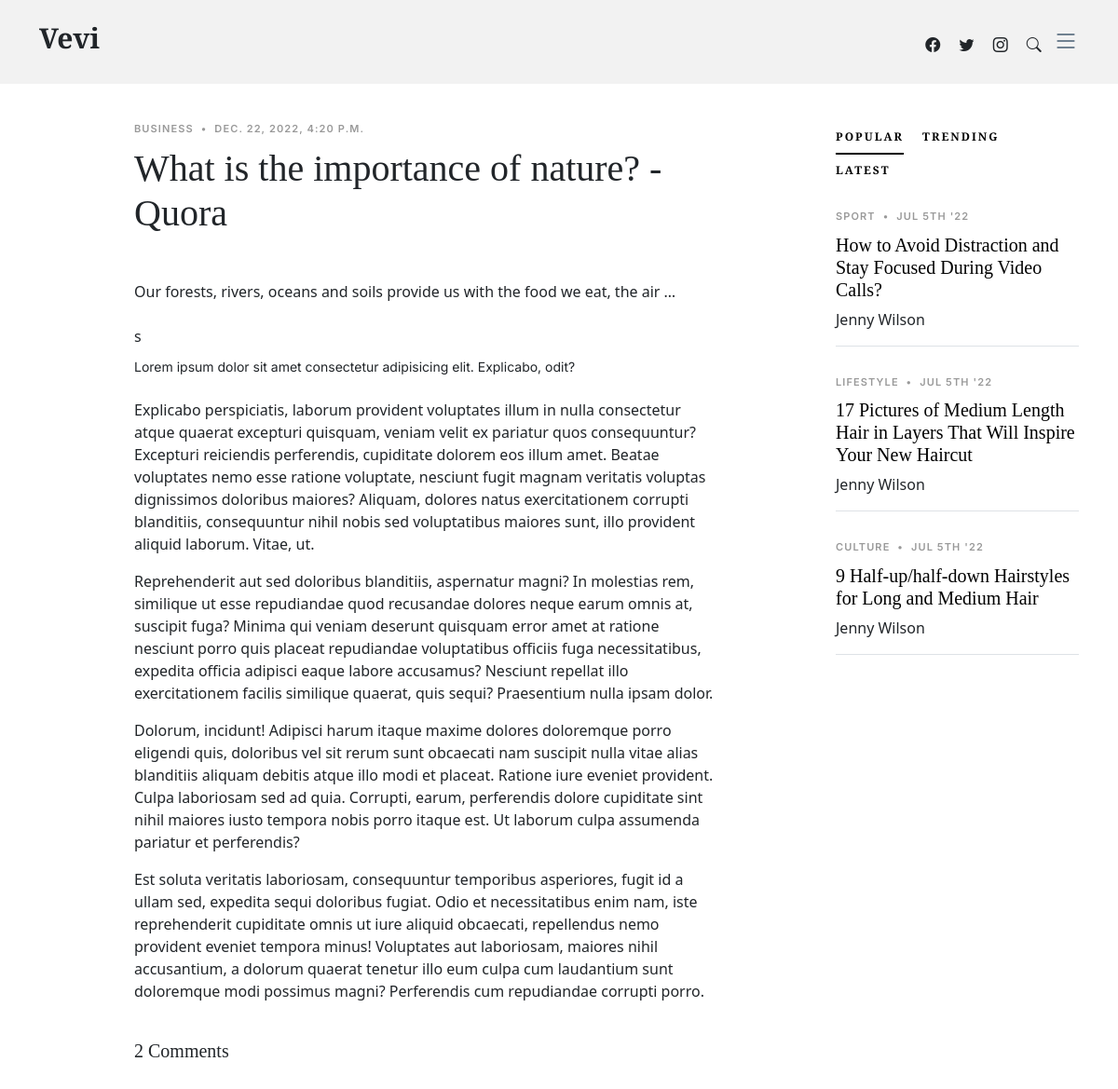
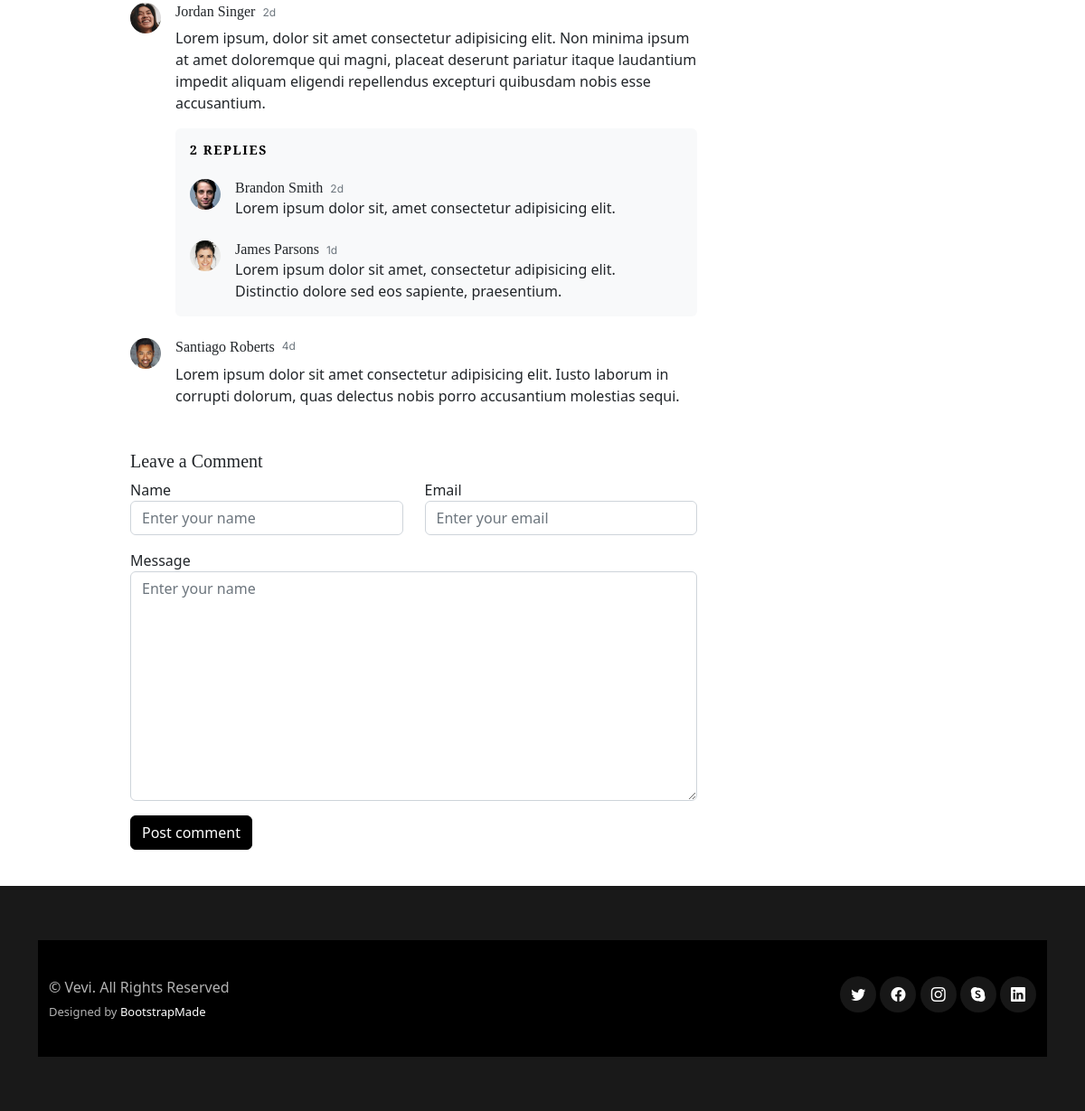
Page /post/13 on the committed database (2 pictures, top to bottom).
### blogger/models.py (models this page shows, shortened)
class Blog(models.Model):
    title = models.CharField(max_length=100)
    content = models.TextField()
    author = models.ForeignKey(User, on_delete=models.CASCADE, null=True)
    created_at = models.DateTimeField(default=datetime.now, blank=True)

### blogger/views.py (the view)
# urls.py: path('post/<str:pk>', BlogDetailView.as_view(), name='blogger-detail'),
class BlogDetailView(DetailView):
    model = Blog

### blogger/templates/blogger/blog_detail.html (shortened to what this page needs)
{% load static %}
<!DOCTYPE html>
<html lang="en">
<head>
  <link href="{% static 'assets/vendor/bootstrap/css/bootstrap.min.css' %}" rel="stylesheet">
  <link href="{% static 'assets/vendor/bootstrap-icons/bootstrap-icons.css' %}" rel="stylesheet">
  <link href="{% static 'assets/vendor/swiper/swiper-bundle.min.css' %}" rel="stylesheet">
  <link href="{% static 'assets/vendor/glightbox/css/glightbox.min.css' %}" rel="stylesheet">
  <link href="{% static 'assets/vendor/aos/aos.css' %}" rel="stylesheet">
  <link href="{% static 'assets/css/variables.css' %}" rel="stylesheet">
  <link href="{% static 'assets/css/main.css' %}" rel="stylesheet">
</head>
<body>
  <header id="header" class="header d-flex align-items-center fixed-top">
    <div class="container-fluid container-xl d-flex align-items-center justify-content-between">
      <a href="index.html" class="logo d-flex align-items-center">
        <h1>Vevi</h1>
      </a>
      <div class="position-relative">
        <a href="#" class="mx-2"><span class="bi-facebook"></span></a>
        <a href="#" class="mx-2"><span class="bi-twitter"></span></a>
        <a href="#" class="mx-2"><span class="bi-instagram"></span></a>
        <a href="#" class="mx-2 js-search-open"><span class="bi-search"></span></a>
        <i class="bi bi-list mobile-nav-toggle"></i>
      </div>
    </div>
  </header>
  <main id="main">
    <section class="single-post-content">
      <div class="container">
        <div class="row">
          <div class="col-md-9 post-content" data-aos="fade-up">
            <div class="single-post">
              <div class="post-meta"><span class="date">Business</span> <span class="mx-1">&bullet;</span> <span>{{object.created_at}}</span></div>
              <h1 class="mb-5">{{object.title}}</h1>
              <p>{{ object.content | truncatewords:15}}</p>
              <figure class="my-4">
                <img src="{{object.image.url}}" alt="" class="img-fluid">s
                <figcaption>Lorem ipsum dolor sit amet consectetur adipisicing elit. Explicabo, odit? </figcaption>
              </figure>
              <p>Explicabo perspiciatis, laborum provident voluptates illum in nulla consectetur atque quaerat excepturi quisquam, veniam velit ex pariatur quos consequuntur? Excepturi reiciendis perferendis, cupiditate dolorem eos illum amet. Beatae voluptates nemo esse ratione voluptate, nesciunt fugit magnam veritatis voluptas dignissimos doloribus maiores? Aliquam, dolores natus exercitationem corrupti blanditiis, consequuntur nihil nobis sed voluptatibus maiores sunt, illo provident aliquid laborum. Vitae, ut.</p>
              <p>Reprehenderit aut sed doloribus blanditiis, aspernatur magni? In molestias rem, similique ut esse repudiandae quod recusandae dolores neque earum omnis at, suscipit fuga? Minima qui veniam deserunt quisquam error amet at ratione nesciunt porro quis placeat repudiandae voluptatibus officiis fuga necessitatibus, expedita officia adipisci eaque labore accusamus? Nesciunt repellat illo exercitationem facilis similique quaerat, quis sequi? Praesentium nulla ipsam dolor.</p>
              <p>Dolorum, incidunt! Adipisci harum itaque maxime dolores doloremque porro eligendi quis, doloribus vel sit rerum sunt obcaecati nam suscipit nulla vitae alias blanditiis aliquam debitis atque illo modi et placeat. Ratione iure eveniet provident. Culpa laboriosam sed ad quia. Corrupti, earum, perferendis dolore cupiditate sint nihil maiores iusto tempora nobis porro itaque est. Ut laborum culpa assumenda pariatur et perferendis?</p>
              <p>Est soluta veritatis laboriosam, consequuntur temporibus asperiores, fugit id a ullam sed, expedita sequi doloribus fugiat. Odio et necessitatibus enim nam, iste reprehenderit cupiditate omnis ut iure aliquid obcaecati, repellendus nemo provident eveniet tempora minus! Voluptates aut laboriosam, maiores nihil accusantium, a dolorum quaerat tenetur illo eum culpa cum laudantium sunt doloremque modi possimus magni? Perferendis cum repudiandae corrupti porro.</p>
            </div>
            <div class="comments">
              <h5 class="comment-title py-4">2 Comments</h5>
              <div class="comment d-flex mb-4">
                <div class="flex-shrink-0">
                  <div class="avatar avatar-sm rounded-circle">
                    <img class="avatar-img" src="assets/img/person-5.jpg" alt="" class="img-fluid">
                  </div>
                </div>
                <div class="flex-grow-1 ms-2 ms-sm-3">
                  <div class="comment-meta d-flex align-items-baseline">
                    <h6 class="me-2">Jordan Singer</h6>
                    <span class="text-muted">2d</span>
                  </div>
                  <div class="comment-body">
                    Lorem ipsum, dolor sit amet consectetur adipisicing elit. Non minima ipsum at amet doloremque qui magni, placeat deserunt pariatur itaque laudantium impedit aliquam eligendi repellendus excepturi quibusdam nobis esse accusantium.
                  </div>
                  <div class="comment-replies bg-light p-3 mt-3 rounded">
                    <h6 class="comment-replies-title mb-4 text-muted text-uppercase">2 replies</h6>
                    <div class="reply d-flex mb-4">
                      <div class="flex-shrink-0">
                        <div class="avatar avatar-sm rounded-circle">
                          <img class="avatar-img" src="assets/img/person-4.jpg" alt="" class="img-fluid">
                        </div>
                      </div>
                      <div class="flex-grow-1 ms-2 ms-sm-3">
                        <div class="reply-meta d-flex align-items-baseline">
                          <h6 class="mb-0 me-2">Brandon Smith</h6>
                          <span class="text-muted">2d</span>
                        </div>
                        <div class="reply-body">
                          Lorem ipsum dolor sit, amet consectetur adipisicing elit.
                        </div>
                      </div>
                    </div>
                    <div class="reply d-flex">
                      <div class="flex-shrink-0">
                        <div class="avatar avatar-sm rounded-circle">
                          <img class="avatar-img" src="assets/img/person-3.jpg" alt="" class="img-fluid">
                        </div>
                      </div>
                      <div class="flex-grow-1 ms-2 ms-sm-3">
                        <div class="reply-meta d-flex align-items-baseline">
                          <h6 class="mb-0 me-2">James Parsons</h6>
                          <span class="text-muted">1d</span>
                        </div>
                        <div class="reply-body">
                          Lorem ipsum dolor sit amet, consectetur adipisicing elit. Distinctio dolore sed eos sapiente, praesentium.
                        </div>
                      </div>
                    </div>
                  </div>
                </div>
              </div>
              <div class="comment d-flex">
                <div class="flex-shrink-0">
                  <div class="avatar avatar-sm rounded-circle">
                    <img class="avatar-img" src="assets/img/person-2.jpg" alt="" class="img-fluid">
                  </div>
                </div>
                <div class="flex-shrink-1 ms-2 ms-sm-3">
                  <div class="comment-meta d-flex">
                    <h6 class="me-2">Santiago Roberts</h6>
                    <span class="text-muted">4d</span>
                  </div>
                  <div class="comment-body">
                    Lorem ipsum dolor sit amet consectetur adipisicing elit. Iusto laborum in corrupti dolorum, quas delectus nobis porro accusantium molestias sequi.
                  </div>
                </div>
              </div>
            </div>
            <div class="row justify-content-center mt-5">
              <div class="col-lg-12">
                <h5 class="comment-title">Leave a Comment</h5>
                <div class="row">
                  <div class="col-lg-6 mb-3">
                    <label for="comment-name">Name</label>
                    <input type="text" class="form-control" id="comment-name" placeholder="Enter your name">
                  </div>
                  <div class="col-lg-6 mb-3">
                    <label for="comment-email">Email</label>
                    <input type="text" class="form-control" id="comment-email" placeholder="Enter your email">
                  </div>
                  <div class="col-12 mb-3">
                    <label for="comment-message">Message</label>
                    <textarea class="form-control" id="comment-message" placeholder="Enter your name" cols="30" rows="10"></textarea>
                  </div>
                  <div class="col-12">
                    <input type="submit" class="btn btn-primary" value="Post comment">
                  </div>
                </div>
              </div>
            </div>
          </div>
          <div class="col-md-3">
            <div class="aside-block">
              <ul class="nav nav-pills custom-tab-nav mb-4" id="pills-tab" role="tablist">
                <li class="nav-item" role="presentation">
                  <button class="nav-link active" id="pills-popular-tab" data-bs-toggle="pill" data-bs-target="#pills-popular" type="button" role="tab" aria-controls="pills-popular" aria-selected="true">Popular</button>
                </li>
                <li class="nav-item" role="presentation">
                  <button class="nav-link" id="pills-trending-tab" data-bs-toggle="pill" data-bs-target="#pills-trending" type="button" role="tab" aria-controls="pills-trending" aria-selected="false">Trending</button>
                </li>
                <li class="nav-item" role="presentation">
                  <button class="nav-link" id="pills-latest-tab" data-bs-toggle="pill" data-bs-target="#pills-latest" type="button" role="tab" aria-controls="pills-latest" aria-selected="false">Latest</button>
                </li>
              </ul>
              <div class="tab-content" id="pills-tabContent">
                <div class="tab-pane fade show active" id="pills-popular" role="tabpanel" aria-labelledby="pills-popular-tab">
                  <div class="post-entry-1 border-bottom">
                    <div class="post-meta"><span class="date">Sport</span> <span class="mx-1">&bullet;</span> <span>Jul 5th '22</span></div>
                    <h2 class="mb-2"><a href="#">How to Avoid Distraction and Stay Focused During Video Calls?</a></h2>
                    <span class="author mb-3 d-block">Jenny Wilson</span>
                  </div>
                  <div class="post-entry-1 border-bottom">
                    <div class="post-meta"><span class="date">Lifestyle</span> <span class="mx-1">&bullet;</span> <span>Jul 5th '22</span></div>
                    <h2 class="mb-2"><a href="#">17 Pictures of Medium Length Hair in Layers That Will Inspire Your New Haircut</a></h2>
                    <span class="author mb-3 d-block">Jenny Wilson</span>
                  </div>
                  <div class="post-entry-1 border-bottom">
                    <div class="post-meta"><span class="date">Culture</span> <span class="mx-1">&bullet;</span> <span>Jul 5th '22</span></div>
                    <h2 class="mb-2"><a href="#">9 Half-up/half-down Hairstyles for Long and Medium Hair</a></h2>
                    <span class="author mb-3 d-block">Jenny Wilson</span>
                  </div>
                </div>
              </div>
            </div>
          </div>
        </div>
      </div>
    </section>
  </main>
  <footer id="footer" class="footer">
    <div class="footer-content">
      <div class="container">
    <div class="footer-legal">
      <div class="container">
        <div class="row justify-content-between">
          <div class="col-md-6 text-center text-md-start mb-3 mb-md-0">
            <div class="copyright">
              © <strong><span>Vevi</span></strong>. All Rights Reserved
            </div>
            <div class="credits">
              Designed by <a href="https://bootstrapmade.com/">BootstrapMade</a>
            </div>
          </div>
          <div class="col-md-6">
            <div class="social-links mb-3 mb-lg-0 text-center text-md-end">
              <a href="#" class="twitter"><i class="bi bi-twitter"></i></a>
              <a href="#" class="facebook"><i class="bi bi-facebook"></i></a>
              <a href="#" class="instagram"><i class="bi bi-instagram"></i></a>
              <a href="#" class="google-plus"><i class="bi bi-skype"></i></a>
              <a href="#" class="linkedin"><i class="bi bi-linkedin"></i></a>
            </div>
          </div>
        </div>
      </div>
    </div>
  </footer>
</body>
</html>

### blogger/static/assets/css/variables.css (style rules this page uses)
:root { --font-default: 'EB Garamond', system-ui, -apple-system, "Segoe UI", Roboto, "Helvetica Neue", Arial, "Noto Sans", "Liberation Sans", sans-serif, "Apple Color Emoji", "Segoe UI Emoji", "Segoe UI Symbol", "Noto Color Emoji"; --font-primary: 'EB Garamond', serif; --font-secondary: 'Inter', sans-serif; --color-default: #212529; --color-default-rgb: 33, 37, 41; --color-links: #212529; --color-links-hover: #15171a; --color-primary: #212529; --color-primary-light: #26282c; --color-primary-dark: #0b0c0e; --color-primary-rgb: 33, 37, 41; --color-primary-light-rgb: 38, 40, 44; --color-primary-dark-rgb: 11, 12, 14; --color-secondary: #596d80; --color-secondary-light: #8498aa; --color-secondary-dark: #404f5c; --color-secondary-rgb: 89, 109, 128; --color-secondary-light-rgb: 132, 152, 170; --color-secondary-dark-rgb: 64, 79, 92; --color-blue: #0d6efd; --color-blue-rgb: 13, 110, 253; --color-indigo: #6610f2; --color-indigo-rgb: 102, 16, 242; --color-purple: #6f42c1; --color-purple-rgb: 111, 66, 193; --color-pink: #f3268c; --color-pink-rgb: 243, 38, 140; --color-red: #df1529; --color-red-rgb: 223, 21, 4; --color-orange: #fd7e14; --color-orange-rgb: 253, 126, 20; --color-yellow: #ffc107; --color-yellow-rgb: 255, 193, 7; --color-green: #059652; --color-green-rgb: 5, 150, 82; --color-teal: #20c997; --color-teal-rgb: 32, 201, 151; --color-cyan: #0dcaf0; --color-cyan-rgb: 13, 202, 240; --color-white: #ffffff; --color-white-rgb: 255, 255, 255; --color-gray: #6c757d; --color-gray-rgb: 108, 117, 125; --color-black: #000000; --color-black-rgb: 0, 0, 0; }
:root { --bs-blue: var(--color-blue); --bs-indigo: var(--color-indigo); --bs-purple: var(--color-purple); --bs-pink: var(--color-pink); --bs-red: var(--color-red); --bs-orange: var(--color-orange); --bs-yellow: var(--color-yellow); --bs-green: var(--color-green); --bs-teal: var(--color-teal); --bs-cyan: var(--color-cyan); --bs-white: var(--color-white); --bs-gray: var(--color-gray); --bs-gray-dark: #343a40; --bs-gray-100: #f8f9fa; --bs-gray-200: #e9ecef; --bs-gray-300: #dee2e6; --bs-gray-400: #ced4da; --bs-gray-500: #adb5bd; --bs-gray-600: #6c757d; --bs-gray-700: #495057; --bs-gray-800: #343a40; --bs-gray-900: #212529; --bs-primary: var(--color-blue); --bs-secondary: var(--color-blue); --bs-success: #198754; --bs-info: #0dcaf0; --bs-warning: #ffc107; --bs-danger: #dc3545; --bs-light: #f8f9fa; --bs-dark: #212529; --bs-primary-rgb: var(--color-primary-rgb); --bs-secondary-rgb: var(--color-secondary-rgb); --bs-success-rgb: 25, 135, 84; --bs-info-rgb: 13, 202, 240; --bs-warning-rgb: 255, 193, 7; --bs-danger-rgb: 220, 53, 69; --bs-light-rgb: 248, 249, 250; --bs-dark-rgb: 33, 37, 41; --bs-white-rgb: var(--color-white-rgb); --bs-black-rgb: var(--color-black-rgb); --bs-body-color-rgb: var(--color-default-rgb); --bs-body-bg-rgb: 255, 255, 255; --bs-font-sans-serif: var(--font-default); --bs-font-monospace: SFMono-Regular, Menlo, Monaco, Consolas, "Liberation Mono", "Courier New", monospace; --bs-gradient: linear-gradient(180deg, rgba(255, 255, 255, 0.15), rgba(255, 255, 255, 0)); --bs-body-font-family: var(--font-default); --bs-body-font-size: 1rem; --bs-body-font-weight: 400; --bs-body-line-height: 1.5; --bs-body-color: var(--color-default); --bs-body-bg: #fff; }

### rows in the picture
Blog: created_at "DEC. 22, 2022, 4:20 P.M.", title "What is the importance of nature? - Quora", content "Our forests, rivers, oceans and soils provide us with the food we eat, the air …"
